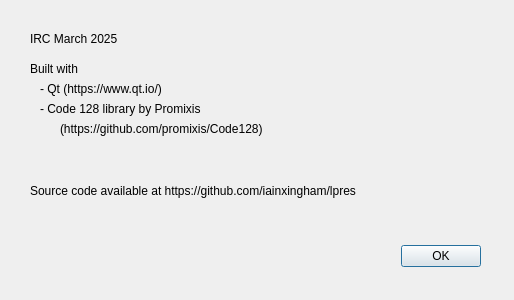
<?xml version="1.0" encoding="UTF-8"?>
<ui version="4.0">
 <class>About</class>
 <widget class="QDialog" name="About">
  <property name="geometry">
   <rect>
    <x>0</x>
    <y>0</y>
    <width>514</width>
    <height>300</height>
   </rect>
  </property>
  <property name="windowTitle">
   <string>About</string>
  </property>
  <widget class="QDialogButtonBox" name="buttonBox">
   <property name="geometry">
    <rect>
     <x>30</x>
     <y>240</y>
     <width>451</width>
     <height>32</height>
    </rect>
   </property>
   <property name="orientation">
    <enum>Qt::Orientation::Horizontal</enum>
   </property>
   <property name="standardButtons">
    <set>QDialogButtonBox::StandardButton::Ok</set>
   </property>
  </widget>
  <widget class="QLabel" name="label">
   <property name="geometry">
    <rect>
     <x>30</x>
     <y>30</y>
     <width>111</width>
     <height>18</height>
    </rect>
   </property>
   <property name="text">
    <string>IRC March 2025</string>
   </property>
  </widget>
  <widget class="QLabel" name="label_2">
   <property name="geometry">
    <rect>
     <x>30</x>
     <y>60</y>
     <width>71</width>
     <height>18</height>
    </rect>
   </property>
   <property name="text">
    <string>Built with</string>
   </property>
   <property name="wordWrap">
    <bool>true</bool>
   </property>
  </widget>
  <widget class="QLabel" name="label_3">
   <property name="geometry">
    <rect>
     <x>40</x>
     <y>80</y>
     <width>151</width>
     <height>18</height>
    </rect>
   </property>
   <property name="text">
    <string>- Qt (https://www.qt.io/)</string>
   </property>
  </widget>
  <widget class="QLabel" name="label_4">
   <property name="geometry">
    <rect>
     <x>40</x>
     <y>100</y>
     <width>251</width>
     <height>18</height>
    </rect>
   </property>
   <property name="text">
    <string>- Code 128 library by Promixis </string>
   </property>
  </widget>
  <widget class="QLabel" name="label_5">
   <property name="geometry">
    <rect>
     <x>60</x>
     <y>120</y>
     <width>241</width>
     <height>18</height>
    </rect>
   </property>
   <property name="text">
    <string>(https://github.com/promixis/Code128)</string>
   </property>
  </widget>
  <widget class="QLabel" name="label_6">
   <property name="geometry">
    <rect>
     <x>30</x>
     <y>170</y>
     <width>401</width>
     <height>41</height>
    </rect>
   </property>
   <property name="text">
    <string>Source code available at https://github.com/iainxingham/lpres</string>
   </property>
   <property name="wordWrap">
    <bool>true</bool>
   </property>
  </widget>
 </widget>
 <resources/>
 <connections>
  <connection>
   <sender>buttonBox</sender>
   <signal>accepted()</signal>
   <receiver>About</receiver>
   <slot>accept()</slot>
   <hints>
    <hint type="sourcelabel">
     <x>248</x>
     <y>254</y>
    </hint>
    <hint type="destinationlabel">
     <x>157</x>
     <y>274</y>
    </hint>
   </hints>
  </connection>
  <connection>
   <sender>buttonBox</sender>
   <signal>rejected()</signal>
   <receiver>About</receiver>
   <slot>reject()</slot>
   <hints>
    <hint type="sourcelabel">
     <x>316</x>
     <y>260</y>
    </hint>
    <hint type="destinationlabel">
     <x>286</x>
     <y>274</y>
    </hint>
   </hints>
  </connection>
 </connections>
</ui>
